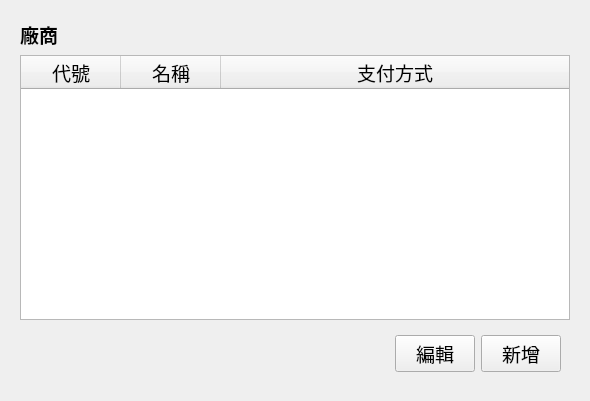
<?xml version="1.0" encoding="UTF-8"?>
<ui version="4.0">
 <class>LayerFactory</class>
 <widget class="QWidget" name="LayerFactory">
  <property name="geometry">
   <rect>
    <x>0</x>
    <y>0</y>
    <width>590</width>
    <height>401</height>
   </rect>
  </property>
  <property name="windowTitle">
   <string>Form</string>
  </property>
  <layout class="QGridLayout" name="gridLayout">
   <property name="leftMargin">
    <number>0</number>
   </property>
   <property name="topMargin">
    <number>0</number>
   </property>
   <property name="rightMargin">
    <number>0</number>
   </property>
   <property name="bottomMargin">
    <number>0</number>
   </property>
   <property name="spacing">
    <number>0</number>
   </property>
   <item row="0" column="0">
    <widget class="QWidget" name="wBg" native="true">
     <property name="minimumSize">
      <size>
       <width>480</width>
       <height>0</height>
      </size>
     </property>
     <property name="maximumSize">
      <size>
       <width>16777215</width>
       <height>16777215</height>
      </size>
     </property>
     <property name="font">
      <font>
       <pointsize>14</pointsize>
      </font>
     </property>
     <layout class="QGridLayout" name="gridLayout_5">
      <property name="leftMargin">
       <number>20</number>
      </property>
      <property name="topMargin">
       <number>20</number>
      </property>
      <property name="rightMargin">
       <number>20</number>
      </property>
      <property name="bottomMargin">
       <number>20</number>
      </property>
      <item row="2" column="0">
       <widget class="QWidget" name="widget_6" native="true">
        <layout class="QHBoxLayout" name="horizontalLayout_4">
         <item>
          <spacer name="horizontalSpacer_3">
           <property name="orientation">
            <enum>Qt::Horizontal</enum>
           </property>
           <property name="sizeHint" stdset="0">
            <size>
             <width>40</width>
             <height>20</height>
            </size>
           </property>
          </spacer>
         </item>
         <item>
          <widget class="QPushButton" name="btnFactoryEdit">
           <property name="text">
            <string>編輯</string>
           </property>
          </widget>
         </item>
         <item>
          <widget class="QPushButton" name="btnFactoryAdd">
           <property name="text">
            <string>新增</string>
           </property>
          </widget>
         </item>
        </layout>
       </widget>
      </item>
      <item row="1" column="0">
       <widget class="QTableWidget" name="tbFactory">
        <property name="editTriggers">
         <set>QAbstractItemView::NoEditTriggers</set>
        </property>
        <property name="selectionBehavior">
         <enum>QAbstractItemView::SelectRows</enum>
        </property>
        <attribute name="horizontalHeaderStretchLastSection">
         <bool>true</bool>
        </attribute>
        <attribute name="verticalHeaderVisible">
         <bool>false</bool>
        </attribute>
        <column>
         <property name="text">
          <string>代號</string>
         </property>
        </column>
        <column>
         <property name="text">
          <string>名稱</string>
         </property>
        </column>
        <column>
         <property name="text">
          <string>支付方式</string>
         </property>
        </column>
       </widget>
      </item>
      <item row="0" column="0">
       <widget class="QLabel" name="label_3">
        <property name="font">
         <font>
          <pointsize>14</pointsize>
          <bold>true</bold>
         </font>
        </property>
        <property name="text">
         <string>廠商</string>
        </property>
       </widget>
      </item>
     </layout>
    </widget>
   </item>
  </layout>
 </widget>
 <resources/>
 <connections/>
</ui>
